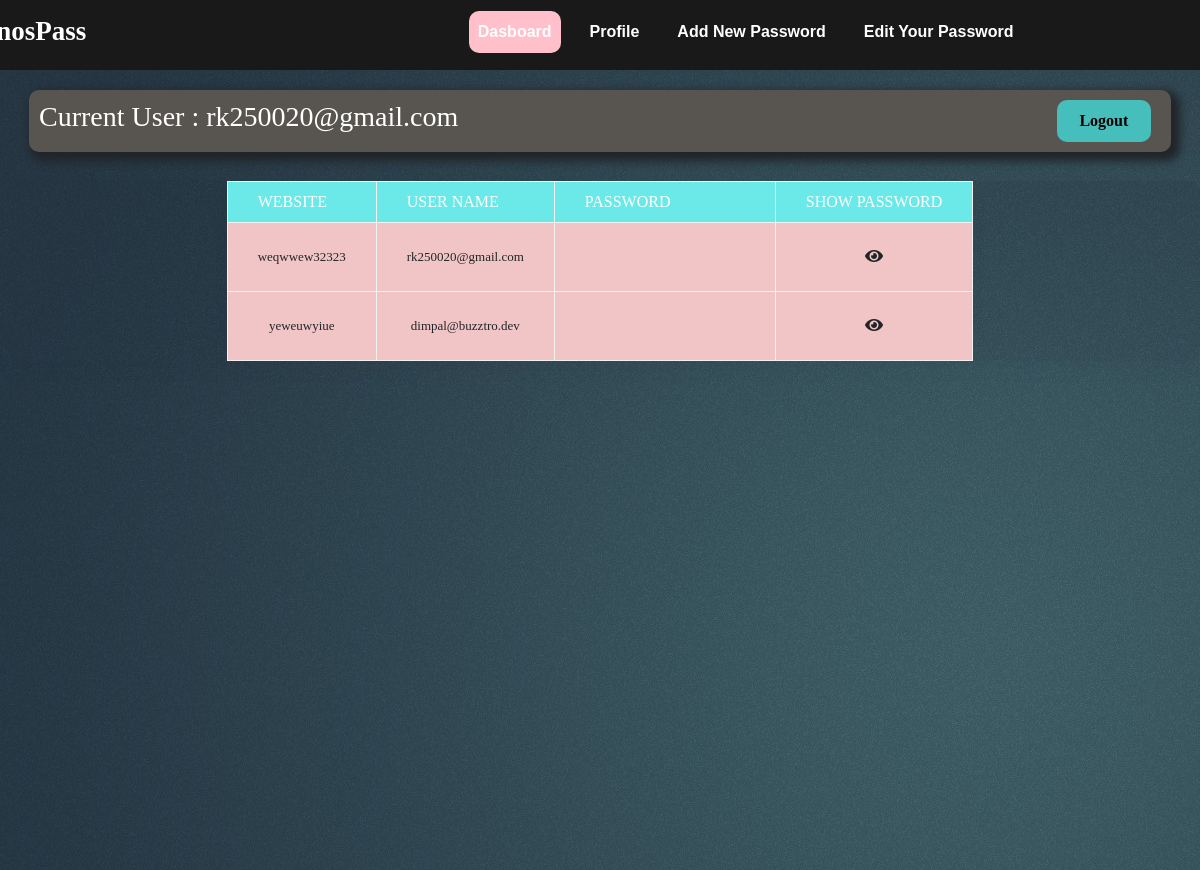
/ (signed in), run on the app's committed database.
### tables this page shows
CREATE TABLE `pass` (
  `id` int(11) NOT NULL,
  `email` varchar(40) NOT NULL,
  `website` varchar(60) NOT NULL,
  `user_name` varchar(30) NOT NULL,
  `password` varbinary(100) NOT NULL,
  `512_encrypt` varchar(255) NOT NULL
);

### fuc.php (called while the page is built, shortened)
<?php
$key = 'qkwjdiw239&&jdafweihbrhnan&^%$ggdnawhd4njshjwuuO';
  function decryptthis($data, $key) {
    $encryption_key = base64_decode($key);
    list($encrypted_data, $iv) = array_pad(explode('::', base64_decode($data), 2),2,null);
    return openssl_decrypt($encrypted_data, 'aes-256-cbc', $encryption_key, 0, $iv);
  }
?>

### index.php (the view, shortened to what this page needs)
<?php
include "db_conn.php";
include "fuc.php";
?>
<!DOCTYPE html>
<html lang="en">
<head>
    <link rel="stylesheet" type="text/css" href="main.css">
    <link rel="stylesheet" href="https://use.fontawesome.com/releases/v5.6.3/css/all.css">
    <link rel="stylesheet" href="https://stackpath.bootstrapcdn.com/bootstrap/4.3.1/css/bootstrap.min.css">
    <link rel="stylesheet" href="https://cdnjs.cloudflare.com/ajax/libs/font-awesome/4.7.0/css/font-awesome.min.css" />
</head>
<body >
<nav class="nav_bar background h-nav-resp" style = "justify-content: flex-end;">
        <ul class="nav-list v-class-resp">
        <div class="logo" style = "padding-right: 540px;">
                  <p style = "margin-top: 24px; margin-left:30px" class="name">MenosPass</p>
                </div>
            <li><a class = "active" href="index.php">Dasboard</a></li>
            <li><a href="profile.php">Profile</a></li>
            <li><a href = "add_new.php">Add New Password</a></li>
            <li><a href = "edit.php">Edit Your Password</a></li>
        </ul>
    </nav>
      <div class="centre-div" style = "background:url(bg.jpg)">
         <div class="row" style = "border-radius: 10px;
    margin: 29px;
    margin-top: 0px;
    border: 0px;
    box-shadow: 5px 5px 9px 4px;
    background: #585550;">
         <div class = "left"  style = " ">
           <h3 style = "color:white; padding:10px;">Current User : <?php echo $_SESSION['name'];     ?></h3>
           </div>
           <div class = "right"  style = "">
           <a style = "color: #000000;
    font-weight: 700;
    background: #41e7e7b8;
    padding: 9px;
    margin-right: 20px;
    border-radius: 10px;" href="logout.php">Logout</a>
           </div>
         </div>
           <div class="table-responsive" style="border-collapse: collapse;
                                             background-color: rgb(255, 255, 255);
                                             box-shadow: 0 10px 20px 0 rgba(0, 0,0, .03);
                                             border-radius: 10px;
                                             background:url(bg.jpg);
                                             margin: auto;">
           <table >
              <thead>
               <tr>
               <th>Website</th>
               <th>user name</th>
               <th>password</th>
               <th> show password</th>
               </tr>
              </thead>
                 <tbody>
                       <?php
                          $email = $_SESSION['email'];
                          $sql = "SELECT * FROM pass WHERE email ='$email'";
                          $query = mysqli_query($con , $sql);
                          while ($res = mysqli_fetch_array($query)){
                            $a = $res['password'];
                            $enc=decryptthis($a, $key);
                        ?>
                            <tr style = "background:#f1c5c5;" >
                            <td><?php echo $res['website'];?></td>
                            <td><?php echo $res['user_name'];?></td>
                            <td><input type = "password" style = "border:none; background:#f1c5c5;" readonly  value = "<?php echo $enc?>" name ="viewPass"></td>
                            <td><button type="button" id=""  class="btn btn-default" name="dynamic"><span class="fas fa-eye" aria-hidden="true"></span></button> </td>
                        </tr>
                    <?php
                      }
                       ?>
                </tbody>
           </table>
            </div>
      </div>
</body>
</html>

### main.css (style rules this page uses)
* { margin: 0; padding: 0; font-family: 'Brush Script MT, Brush Script Std, cursive'; }
html { scroll-behavior: smooth; }
.logo { width: 15%; display: flex; justify-content: flex-start; align-items: center; padding-left: 10px; padding-right: 750px; }
.name { color: white; font-size: 27px; font-weight: 600; }
.nav_bar { display:flex; align-items: center; justify-content: center; position: sticky; top:0; cursor: pointer; }
.nav-list { display: flex; align-items: center; }
.nav-list li { list-style-type: none; padding-top: 10px; }
.nav-list li a { text-decoration: none; color: white; font-family: sans-serif; width: max-content; }
.background { height: 70px; background:rgb(26, 25, 25); background-size: cover; background-blend-mode: darken; }
.centre-div { width: 100%; height: 100vh; background: -webkit-linear-gradient(left , #091edd , #ecdbdb ); padding: 20px 0 0 0; box-shadow: 0 10px 20px 0 rgb(0 0 0 / 3%); background-repeat: no-repeat; background-size: cover; }
table { border-collapse: collapse; background-color: #fff; box-shadow: 0 10px 20px 0 rgba(0, 0,0, .03); border-radius: 10px; margin: auto; }
th,td { border: 1px solid #f2f2f2; padding: 8px 30px; text-align: center; }
th { text-transform: uppercase; font-weight: 500; color:white; background: #6be9e9; }
td { font-size: 13px; }
a { color: #000000; font-weight: 700; background: #41e7e7b8; padding: 9px; margin-right: 20px; border-radius: 10px; }
a { text-decoration: none; display: flex; justify-content: center; text-align: center; }
.row:after { content: ""; display: table; clear: both; }
.left { width: 90%; }
.right { width: 10%; margin: auto; }
.btn { padding: 8px 20px; margin:7px 0 ; border: 2px solid white; border-radius: none; color: red; cursor: pointer; }

### index.php (style rules this page uses)
.nav-list li a.active { background:pink; }

### data on the page
pass: website "weqwwew32323", user_name "rk250020@gmail.com"
pass: website "yeweuwyiue", user_name "dimpal@buzztro.dev"

### other printed values
$_SESSION['name'] "rk250020@gmail.com"
